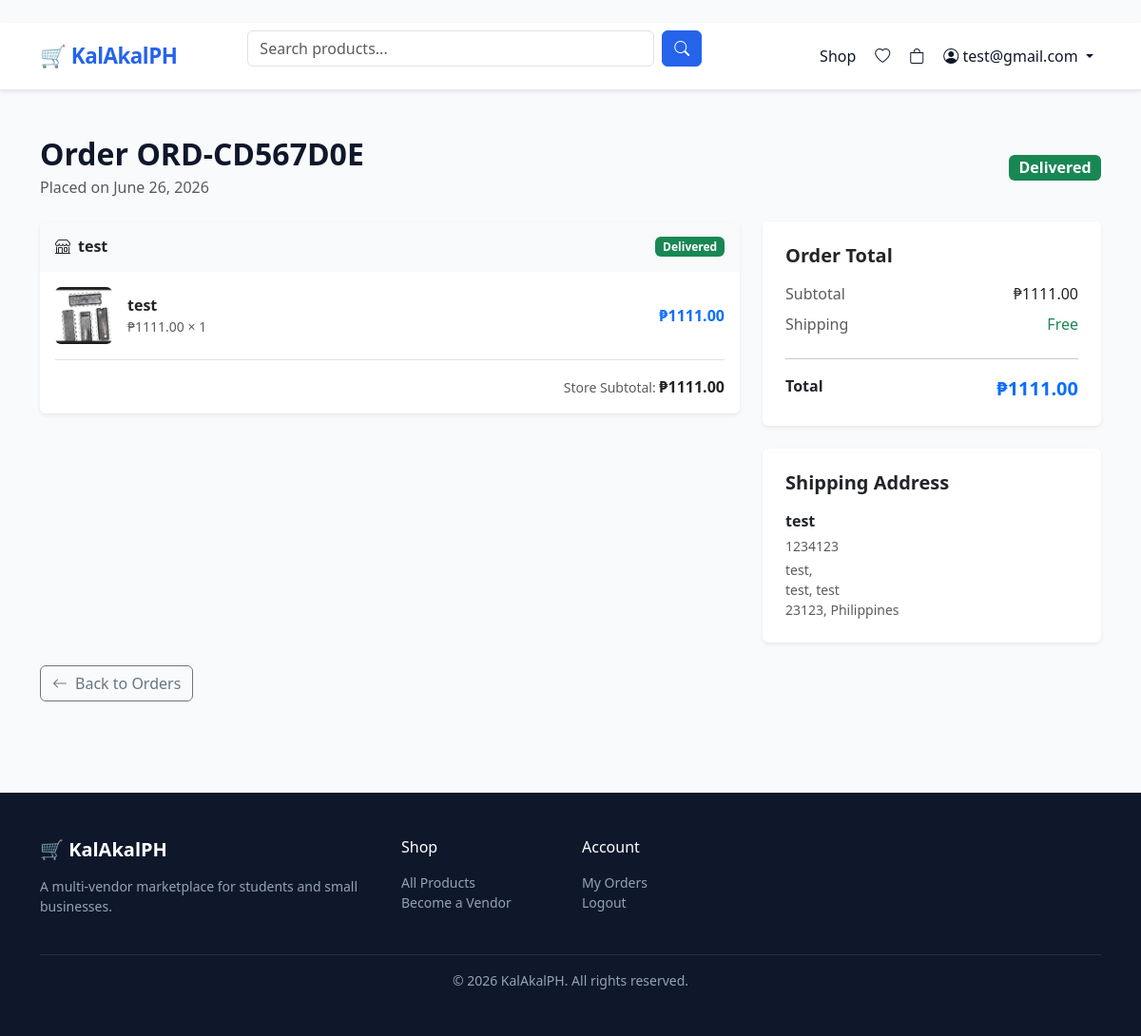
The page /orders/my-orders/ORD-CD567D0E/ (signed in) on the database its author committed.
### apps/users/models.py (models this page shows, shortened)
class User(AbstractUser):
    BUYER = 'buyer'
    VENDOR = 'vendor'
    ROLE_CHOICES = [(BUYER, 'Buyer'), (VENDOR, 'Vendor')]
    email = models.EmailField(unique=True)
    role = models.CharField(max_length=10, choices=ROLE_CHOICES, default=BUYER)
    avatar = models.ImageField(upload_to='avatars/', blank=True, null=True)
    bio = models.TextField(blank=True)
    phone = models.CharField(max_length=20, blank=True)
    is_verified = models.BooleanField(default=False)
    date_joined = models.DateTimeField(auto_now_add=True)
    USERNAME_FIELD = 'email'
    REQUIRED_FIELDS = ['username']
    @property
    def is_vendor(self):
        return self.role == self.VENDOR

### apps/orders/models.py (models this page shows, shortened)
class Order(models.Model):
    PENDING = 'pending'
    CONFIRMED = 'confirmed'
    SHIPPED = 'shipped'
    DELIVERED = 'delivered'
    CANCELLED = 'cancelled'
    REFUNDED = 'refunded'
    STATUS_CHOICES = [
        (PENDING, 'Pending'), (CONFIRMED, 'Confirmed'),
        (SHIPPED, 'Shipped'), (DELIVERED, 'Delivered'),
        (CANCELLED, 'Cancelled'), (REFUNDED, 'Refunded'),
    ]
    buyer = models.ForeignKey(settings.AUTH_USER_MODEL, on_delete=models.CASCADE, related_name='orders')
    order_number = models.CharField(max_length=20, unique=True, blank=True)
    status = models.CharField(max_length=10, choices=STATUS_CHOICES, default=PENDING)
    shipping_address = models.JSONField()
    total = models.DecimalField(max_digits=12, decimal_places=2, default=0)
    notes = models.TextField(blank=True)
    created_at = models.DateTimeField(auto_now_add=True)
    updated_at = models.DateTimeField(auto_now=True)

class SubOrder(models.Model):
    PENDING = 'pending'
    CONFIRMED = 'confirmed'
    SHIPPED = 'shipped'
    DELIVERED = 'delivered'
    CANCELLED = 'cancelled'
    STATUS_CHOICES = [
        (PENDING, 'Pending'), (CONFIRMED, 'Confirmed'),
        (SHIPPED, 'Shipped'), (DELIVERED, 'Delivered'),
        (CANCELLED, 'Cancelled'),
    ]
    order = models.ForeignKey(Order, on_delete=models.CASCADE, related_name='sub_orders')
    store = models.ForeignKey('vendors.Store', on_delete=models.CASCADE, related_name='sub_orders')
    status = models.CharField(max_length=10, choices=STATUS_CHOICES, default=PENDING)
    subtotal = models.DecimalField(max_digits=12, decimal_places=2, default=0)
    commission = models.DecimalField(max_digits=8, decimal_places=2, default=0)
    vendor_earning = models.DecimalField(max_digits=12, decimal_places=2, default=0)

class OrderItem(models.Model):
    sub_order = models.ForeignKey(SubOrder, on_delete=models.CASCADE, related_name='items')
    product = models.ForeignKey('products.Product', on_delete=models.CASCADE)
    variant = models.ForeignKey('products.ProductVariant', on_delete=models.SET_NULL, null=True, blank=True)
    quantity = models.PositiveIntegerField(default=1)
    price = models.DecimalField(max_digits=10, decimal_places=2)
    @property
    def subtotal(self):
        return self.price * self.quantity

### apps/vendors/models.py (models this page shows, shortened)
class Store(models.Model):
    PENDING = 'pending'
    APPROVED = 'approved'
    REJECTED = 'rejected'
    SUSPENDED = 'suspended'
    STATUS_CHOICES = [
        (PENDING, 'Pending'), (APPROVED, 'Approved'),
        (REJECTED, 'Rejected'), (SUSPENDED, 'Suspended'),
    ]
    owner = models.OneToOneField(settings.AUTH_USER_MODEL, on_delete=models.CASCADE, related_name='store')
    name = models.CharField(max_length=255)
    slug = models.SlugField(unique=True, blank=True)
    description = models.TextField(blank=True)
    logo = models.ImageField(upload_to='store_logos/', blank=True, null=True)
    banner = models.ImageField(upload_to='store_banners/', blank=True, null=True)
    status = models.CharField(max_length=10, choices=STATUS_CHOICES, default=PENDING)
    is_student = models.BooleanField(default=False)
    school = models.CharField(max_length=255, blank=True)
    rating = models.DecimalField(max_digits=3, decimal_places=2, default=0)
    total_sales = models.PositiveIntegerField(default=0)
    created_at = models.DateTimeField(auto_now_add=True)
    updated_at = models.DateTimeField(auto_now=True)

### apps/products/models.py (models this page shows, shortened)
class ProductImage(models.Model):
    product = models.ForeignKey(Product, on_delete=models.CASCADE, related_name='images')
    image = models.ImageField(upload_to='products/')
    alt_text = models.CharField(max_length=255, blank=True)
    is_primary = models.BooleanField(default=False)
    order = models.PositiveIntegerField(default=0)
    class Meta:
        ordering = ['order']

class Product(models.Model):
    DRAFT = 'draft'
    ACTIVE = 'active'
    PAUSED = 'paused'
    SOLD_OUT = 'sold_out'
    STATUS_CHOICES = [
        (DRAFT, 'Draft'), (ACTIVE, 'Active'),
        (PAUSED, 'Paused'), (SOLD_OUT, 'Sold Out'),
    ]
    PHYSICAL = 'physical'
    DIGITAL = 'digital'
    SERVICE = 'service'
    TYPE_CHOICES = [
        (PHYSICAL, 'Physical'), (DIGITAL, 'Digital'), (SERVICE, 'Service'),
    ]
    store = models.ForeignKey('vendors.Store', on_delete=models.CASCADE, related_name='products')
    category = models.ForeignKey(Category, on_delete=models.SET_NULL, null=True, related_name='products')
    name = models.CharField(max_length=255)
    slug = models.SlugField(unique=True, blank=True)
    description = models.TextField()
    product_type = models.CharField(max_length=10, choices=TYPE_CHOICES, default=PHYSICAL)
    status = models.CharField(max_length=10, choices=STATUS_CHOICES, default=DRAFT)
    price = models.DecimalField(max_digits=10, decimal_places=2)
    compare_at_price = models.DecimalField(max_digits=10, decimal_places=2, null=True, blank=True)
    cost_per_item = models.DecimalField(max_digits=10, decimal_places=2, null=True, blank=True)
    sku = models.CharField(max_length=100, blank=True)
    stock = models.PositiveIntegerField(default=0)
    track_inventory = models.BooleanField(default=True)
    weight = models.DecimalField(max_digits=6, decimal_places=2, null=True, blank=True)
    digital_file = models.FileField(upload_to='digital_products/', blank=True, null=True)
    tags = TaggableManager(blank=True)
    meta_title = models.CharField(max_length=255, blank=True)
    meta_description = models.TextField(blank=True)
    views = models.PositiveIntegerField(default=0)
    sales_count = models.PositiveIntegerField(default=0)
    rating = models.DecimalField(max_digits=3, decimal_places=2, default=0)
    review_count = models.PositiveIntegerField(default=0)
    is_featured = models.BooleanField(default=False)
    created_at = models.DateTimeField(auto_now_add=True)
    updated_at = models.DateTimeField(auto_now=True)
    class Meta:
        ordering = ['-created_at']

### apps/orders/views.py (the view)
# urls.py: path('my-orders/<str:order_number>/', views.order_detail, name='order_detail'),
@login_required
def order_detail(request, order_number):
    order = get_object_or_404(Order, order_number=order_number, buyer=request.user)
    return render(request, 'orders/order_detail.html', {'order': order})

### apps/orders/context_processors.py (called while the page is built)
def cart_context(request):
    cart_count = 0
    try:
        if request.user.is_authenticated:
            cart = Cart.objects.filter(user=request.user).first()
        else:
            session_key = request.session.session_key
            cart = Cart.objects.filter(session_key=session_key, user__isnull=True).first() if session_key else None
        if cart:
            cart_count = cart.item_count
    except Exception:
        pass
    return {'cart_count': cart_count}

### apps/orders/models.py (called while the page is built)
    @property
    def item_count(self):
        return self.items.aggregate(total=models.Sum('quantity'))['total'] or 0

### templates/orders/order_detail.html (shortened to what this page needs)
﻿{% extends "base.html" %}
{% block content %}
<div class="container py-5">
  <div class="d-flex justify-content-between align-items-center mb-4">
    <div>
      <h2 class="fw-bold mb-1">Order {{ order.order_number }}</h2>
      <p class="text-muted mb-0">Placed on {{ order.created_at|date:"F d, Y" }}</p>
    </div>
    <span class="badge fs-6
      {% if order.status == 'delivered' %}bg-success
      {% elif order.status == 'cancelled' %}bg-danger
      {% elif order.status == 'shipped' %}bg-info
      {% elif order.status == 'confirmed' %}bg-primary
      {% else %}bg-warning text-dark{% endif %}">
      {{ order.get_status_display }}
    </span>
  </div>
  <div class="row g-4">
    <div class="col-lg-8">
      {% for sub_order in order.sub_orders.all %}
      <div class="card border-0 shadow-sm mb-4">
        <div class="card-header bg-light border-0 py-3">
          <div class="d-flex justify-content-between align-items-center">
            <h6 class="fw-bold mb-0"><i class="bi bi-shop me-2"></i>{{ sub_order.store.name }}</h6>
            <span class="badge
              {% if sub_order.status == 'delivered' %}bg-success
              {% elif sub_order.status == 'cancelled' %}bg-danger
              {% elif sub_order.status == 'shipped' %}bg-info
              {% elif sub_order.status == 'confirmed' %}bg-primary
              {% else %}bg-warning text-dark{% endif %}">
              {{ sub_order.get_status_display }}
            </span>
          </div>
        </div>
        <div class="card-body">
          {% for item in sub_order.items.all %}
          <div class="d-flex align-items-center gap-3 mb-3 {% if not forloop.last %}pb-3 border-bottom{% endif %}">
            {% with item.product.images.first as img %}
            {% if img %}
              <img src="{{ img.image.url }}" class="rounded" style="width:60px;height:60px;object-fit:cover;" alt="{{ item.product.name }}">
            {% else %}
              <div class="bg-light rounded d-flex align-items-center justify-content-center" style="width:60px;height:60px;font-size:1.5rem;">📦</div>
            {% endif %}
            {% endwith %}
            <div class="flex-grow-1">
              <p class="fw-semibold mb-0">{{ item.product.name }}</p>
              <p class="text-muted small mb-0">₱{{ item.price }} × {{ item.quantity }}</p>
            </div>
            <span class="fw-bold text-primary">₱{{ item.subtotal }}</span>
          </div>
          {% endfor %}
          <div class="text-end mt-3 pt-3 border-top">
            <span class="text-muted small">Store Subtotal: </span>
            <span class="fw-bold">₱{{ sub_order.subtotal }}</span>
          </div>
        </div>
      </div>
      {% endfor %}
    </div>
    <div class="col-lg-4">
      <div class="card border-0 shadow-sm p-4 mb-4">
        <h5 class="fw-bold mb-3">Order Total</h5>
        <div class="d-flex justify-content-between mb-2">
          <span class="text-muted">Subtotal</span>
          <span>₱{{ order.total }}</span>
        </div>
        <div class="d-flex justify-content-between mb-2">
          <span class="text-muted">Shipping</span>
          <span class="text-success">Free</span>
        </div>
        <hr>
        <div class="d-flex justify-content-between">
          <span class="fw-bold">Total</span>
          <span class="fw-bold text-primary fs-5">₱{{ order.total }}</span>
        </div>
      </div>
      <div class="card border-0 shadow-sm p-4">
        <h5 class="fw-bold mb-3">Shipping Address</h5>
        <p class="fw-semibold mb-1">{{ order.shipping_address.full_name }}</p>
        <p class="text-muted small mb-1">{{ order.shipping_address.phone }}</p>
        <p class="text-muted small mb-0">
          {{ order.shipping_address.street }},<br>
          {{ order.shipping_address.city }}, {{ order.shipping_address.province }}<br>
          {{ order.shipping_address.postal_code }}, {{ order.shipping_address.country }}
        </p>
      </div>
    </div>
  </div>
  <div class="mt-4">
    <a href="{% url 'orders:order_list' %}" class="btn btn-outline-secondary">
      <i class="bi bi-arrow-left me-2"></i>Back to Orders
    </a>
  </div>
</div>
{% endblock %}

### templates/base.html (shortened to what this page needs)
﻿<!DOCTYPE html>
<html lang="en">
<head>
  <link href="https://cdn.jsdelivr.net/npm/bootstrap@5.3.3/dist/css/bootstrap.min.css" rel="stylesheet" />
  <link href="https://cdn.jsdelivr.net/npm/bootstrap-icons@1.11.3/font/bootstrap-icons.min.css" rel="stylesheet" />
</head>
<body>
<nav class="navbar navbar-expand-lg sticky-top shadow-sm">
  <div class="container">
    <a class="navbar-brand" href="/">&#128722; KalAkalPH</a>
    <div class="collapse navbar-collapse" id="navMain">
      <form class="d-flex mx-auto w-50" method="get" action="{% url 'products:list' %}">
        <input class="form-control me-2" type="search" name="q" placeholder="Search products..." value="{{ request.GET.q }}">
        <button class="btn btn-primary" type="submit"><i class="bi bi-search"></i></button>
      </form>
      <ul class="navbar-nav ms-auto align-items-center gap-1">
        <li class="nav-item">
          <a class="nav-link" href="{% url 'products:list' %}">Shop</a>
        </li>
        {% if user.is_authenticated %}
          <li class="nav-item">
            <a class="nav-link" href="{% url 'products:wishlist' %}"><i class="bi bi-heart"></i></a>
          </li>
          <li class="nav-item">
            <a class="nav-link position-relative" href="{% url 'orders:cart' %}">
              <i class="bi bi-bag"></i>
            </a>
          </li>
          <li class="nav-item dropdown">
            <a class="nav-link dropdown-toggle" href="#" data-bs-toggle="dropdown">
              <i class="bi bi-person-circle"></i> {{ user.get_short_name|default:user.email }}
            </a>
          </li>
        {% endif %}
      </ul>
    </div>
  </div>
</nav>
<main>
  {% block content %}{% endblock %}
</main>
<footer class="py-5 mt-5">
  <div class="container">
    <div class="row g-4">
      <div class="col-md-4">
        <h5 class="text-white fw-bold mb-3">&#128722; KalAkalPH</h5>
        <p class="small">A multi-vendor marketplace for students and small businesses.</p>
      </div>
      <div class="col-md-2">
        <h6 class="text-white mb-3">Shop</h6>
        <ul class="list-unstyled small">
          <li><a href="{% url 'products:list' %}">All Products</a></li>
          <li><a href="{% url 'vendors:apply' %}">Become a Vendor</a></li>
        </ul>
      </div>
      <div class="col-md-2">
        <h6 class="text-white mb-3">Account</h6>
        <ul class="list-unstyled small">
          {% if user.is_authenticated %}
            <li><a href="{% url 'orders:order_list' %}">My Orders</a></li>
            <li><a href="{% url 'account_logout' %}">Logout</a></li>
          {% else %}
            <li><a href="{% url 'account_login' %}">Login</a></li>
            <li><a href="{% url 'account_signup' %}">Sign Up</a></li>
          {% endif %}
        </ul>
      </div>
    </div>
    <hr class="border-secondary mt-4">
    <p class="text-center small mb-0">&copy; {% now "Y" %} KalAkalPH. All rights reserved.</p>
  </div>
</footer>
</body>
</html>

### templates/base.html (style rules this page uses)
:root { --primary: #2563eb; --primary-dark: #1d4ed8; --accent: #f59e0b; --surface: #f8fafc; --text: #0f172a; --muted: #64748b; --border: #e2e8f0; }
body { background: var(--surface); color: var(--text); font-family: 'Segoe UI', system-ui, sans-serif; }
.navbar { background: #fff; border-bottom: 1px solid var(--border); z-index: 1030; }
.navbar-brand { font-weight: 800; color: var(--primary) !important; font-size: 1.4rem; letter-spacing: -0.5px; }
.nav-link { color: var(--text) !important; font-weight: 500; }
.btn-primary { background: var(--primary); border-color: var(--primary); }
footer { background: #0f172a; color: #94a3b8; }
footer a { color: #94a3b8; text-decoration: none; }

### rows shown on the page
User: get_short_name "test@gmail.com"
Order: order_number "ORD-CD567D0E", created_at "June 26, 2026", status "Delivered", total "1111.00", shipping_address.full_name "test", shipping_address.phone "1234123", shipping_address.street "test", shipping_address.city "test", shipping_address.province "test", shipping_address.postal_code "23123", shipping_address.country "Philippines"
SubOrder: store.name "test", status "Delivered", subtotal "1111.00"
OrderItem: product.images.first.image (picture), product.name "test", price "1111.00", quantity "1", subtotal "1111.00"
